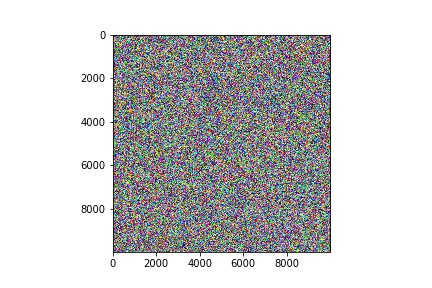
#> input picture data1.jpg, 432 x 288 px; its folder holds only this picture in this run
$ python input_converter.py
#> lines starting #> are read from the running program, lines starting #| are printed output that depends on the picture
import cv2
import numpy as np
from glob import glob
from tqdm import tqdm

files = glob('*.jpg')
for file in files:
	img = cv2.imread(file)
#> img is the input picture: shape (288, 432, 3); mean B, G, R 204.4, 203.9, 204.2
	img = cv2.cvtColor(img,cv2.COLOR_BGR2RGB)
	img = cv2.cvtColor(img,cv2.COLOR_RGB2GRAY)
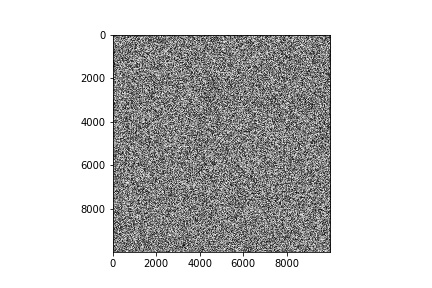
#> img: shape (288, 432); min 0, max 255, mean 204

	f = open(f"{file[0:-4]}.txt","w+")
	f.write(f"{img.shape[0]} {img.shape[1]}\n")

	for row in tqdm(img):
		for col in row:
			f.write(str(col)+"\n")

	f.close()
	print(file)

$ run again, on kim_jong.jpg
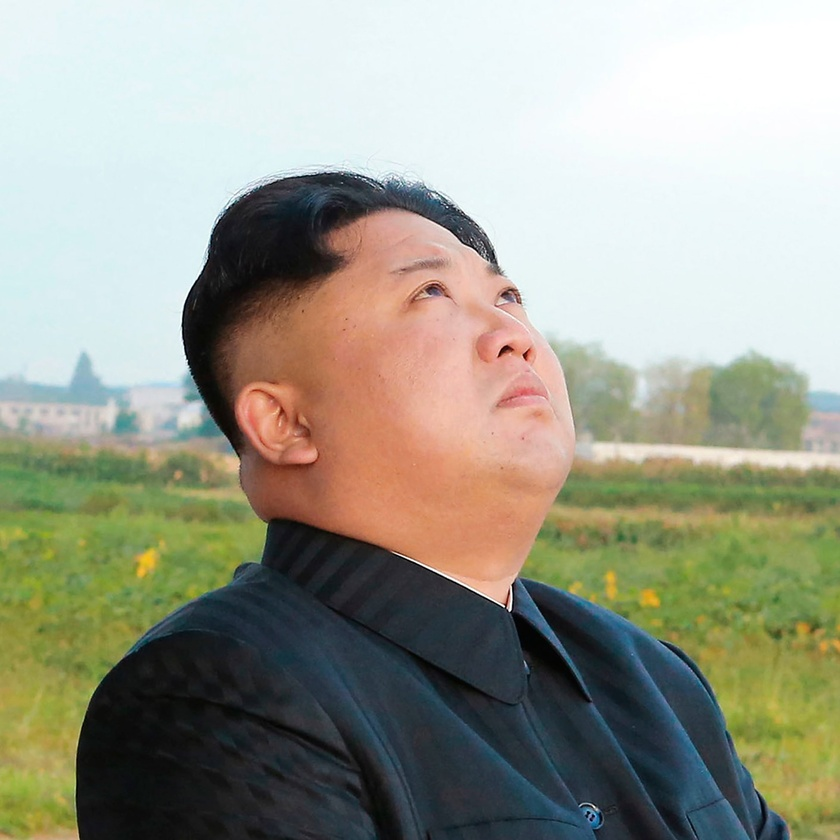
#> input picture kim_jong.jpg, 840 x 840 px, shrunk from 2405 x 2405 before the run
#> img is the input picture: shape (840, 840, 3); mean B, G, R 141.5, 156.6, 155.8
#> `img = cv2.cvtColor(img,cv2.COLOR_RGB2GRAY)`:
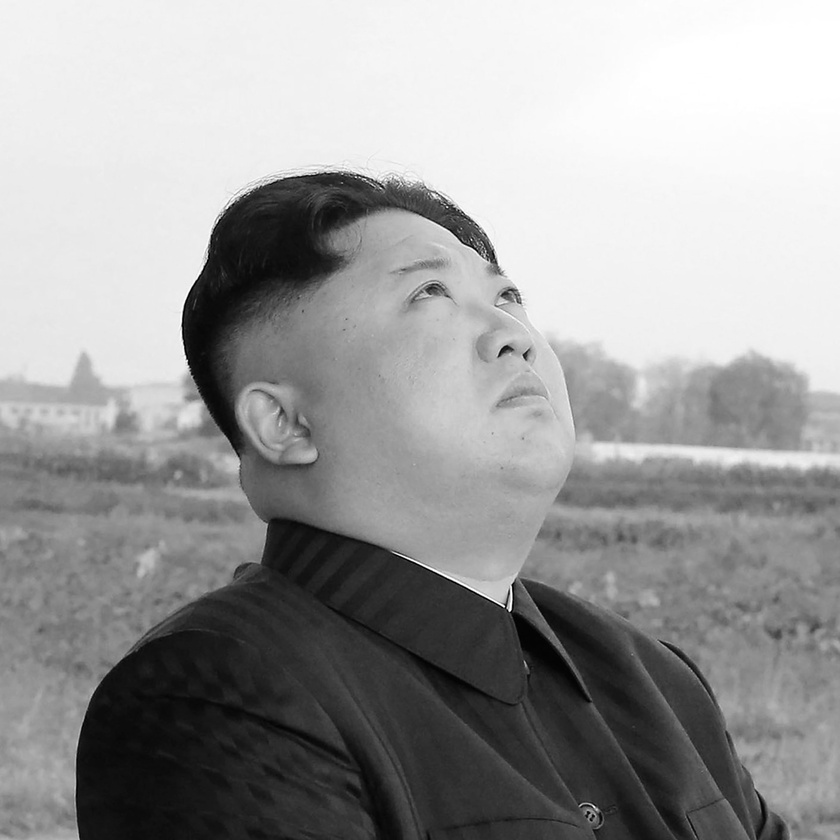
#> img: shape (840, 840); min 0, max 255, mean 154.6

$ run again, on yaya_large.jpg
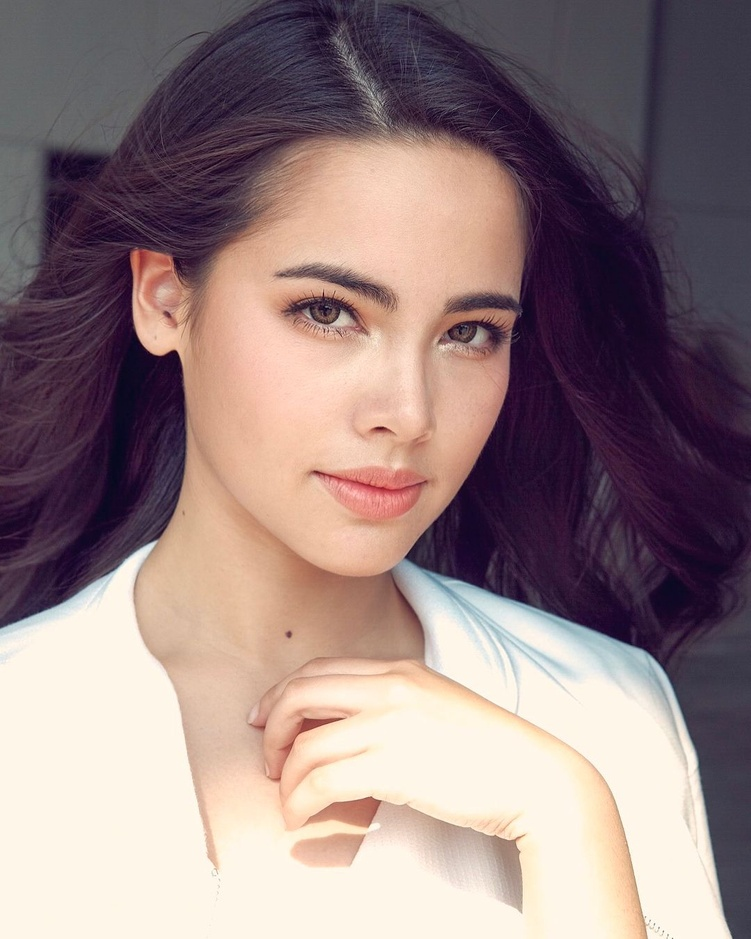
#> input picture yaya_large.jpg, 751 x 939 px, shrunk from 1080 x 1350 before the run
#> img is the input picture: shape (939, 751, 3); mean B, G, R 128.4, 128.1, 148.8
#> `img = cv2.cvtColor(img,cv2.COLOR_RGB2GRAY)`:
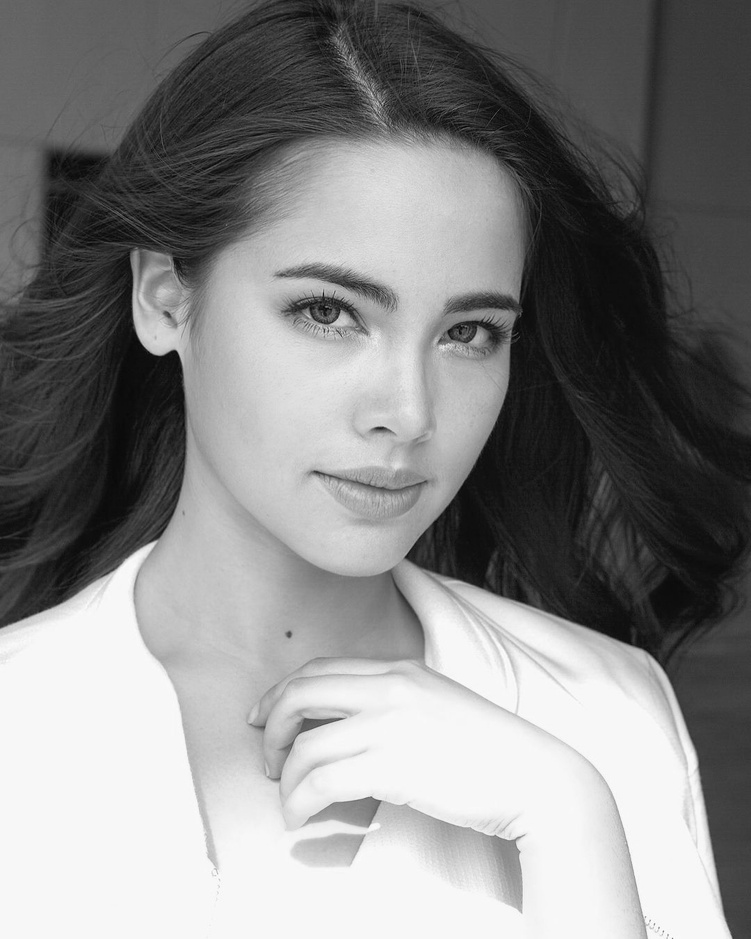
#> img: shape (939, 751); min 6, max 254, mean 134.3
